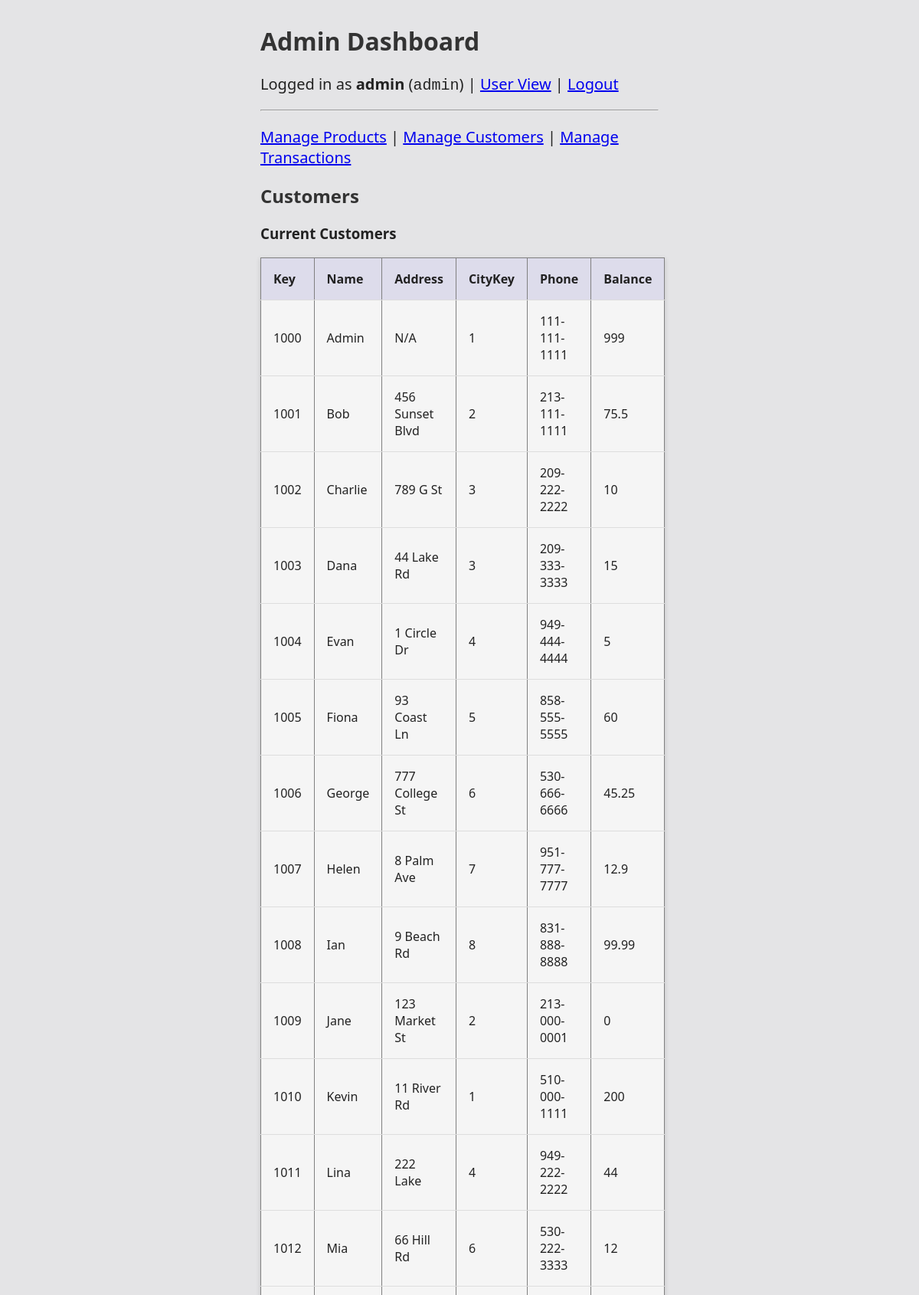
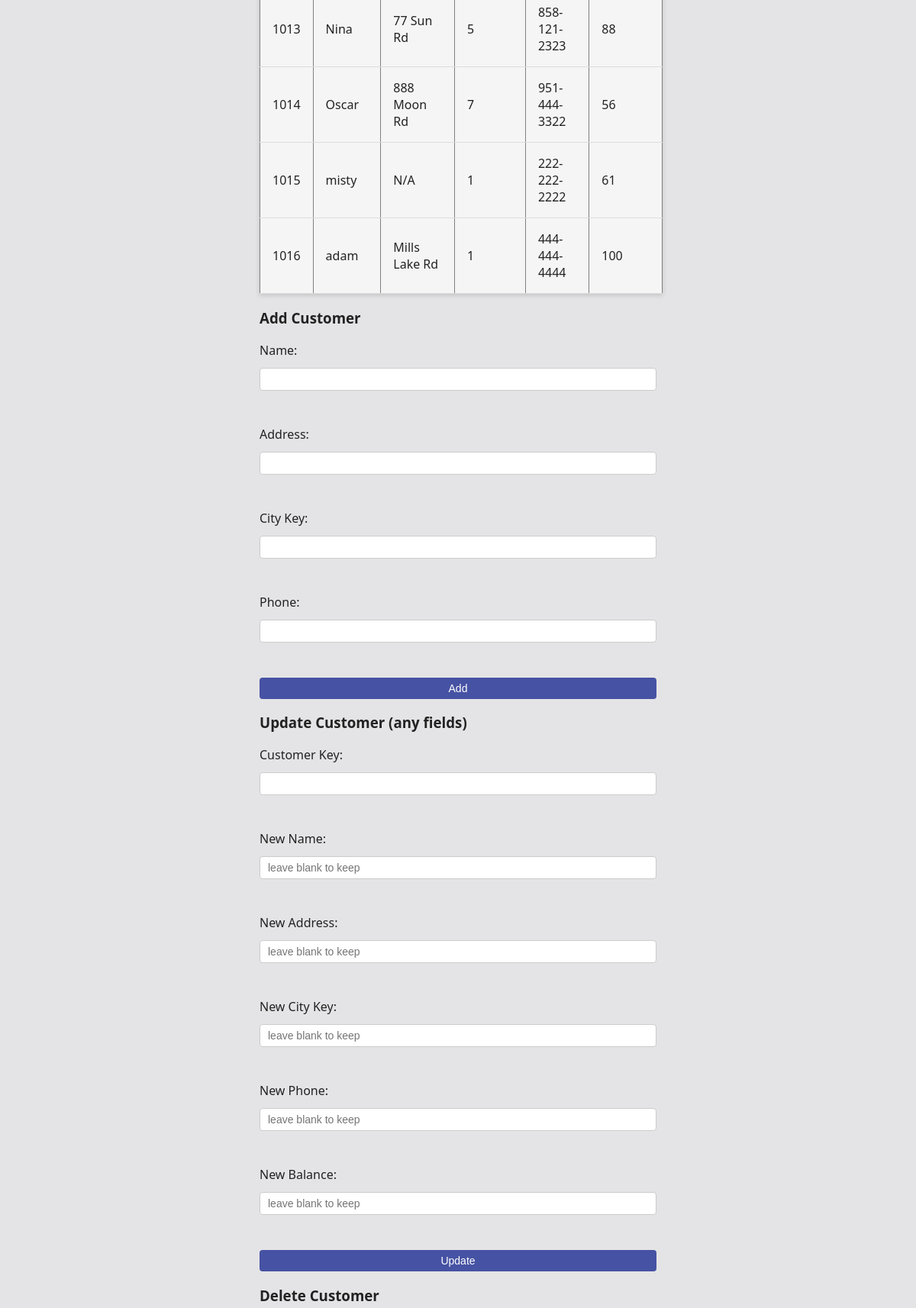
/admin/customers (signed in, upper part), run on the app's committed database (2 pictures, top to bottom).
### tables this page shows
CREATE TABLE customer (
  c_custKey decimal(4,0) NOT NULL,
  c_name char(25) NOT NULL,
  c_address varchar(40) NOT NULL,
  c_cityKey decimal(1,0) NOT NULL,
  c_phone char(15) NOT NULL,
  c_balance decimal(7,2) NOT NULL
);

### app.py (the view)
        def wrapped(*args, **kwargs):
            if "user_id" not in session:
                flash("Please log in first.", "error")
                return redirect(url_for("login"))
            if role is not None and session.get("role") != role:
                flash("You are not authorized to view this page.", "error")
                return redirect(url_for("home"))
            return fn(*args, **kwargs)

### app.py (called while the page is built, shortened)
def get_db_connection():
    conn = sqlite3.connect(DB_PATH)
    conn.row_factory = sqlite3.Row
    return conn

def login_required(role=None):
    def decorator(fn):
        def wrapped(*args, **kwargs):
            if "user_id" not in session:
                flash("Please log in first.", "error")
                return redirect(url_for("login"))
            if role is not None and session.get("role") != role:
                flash("You are not authorized to view this page.", "error")
                return redirect(url_for("home"))
            return fn(*args, **kwargs)
        wrapped.__name__ = fn.__name__
        return wrapped
    return decorator

@app.route("/admin/customers", methods=["GET", "POST"])
@login_required(role="admin")
def admin_customers():
    conn = get_db_connection()
    cur = conn.cursor()
    cur.execute("""
        SELECT c.c_custKey, c.c_name, c.c_address, c.c_cityKey, c.c_phone, c.c_balance
        FROM customer c
        ORDER BY c.c_custKey;
    """)
    customers = cur.fetchall()
    conn.close()
    return render_template("admin.html", section="customers", customers=customers)

### templates/admin.html (shortened to what this page needs)
{% extends "base.html" %}
{% block body %}
<div class="container">
  <h1>Admin Dashboard</h1>
  <p>
    Logged in as <strong>{{ session.username }}</strong>
    (<code>{{ session.role }}</code>)
    | <a href="{{ url_for('home') }}">User View</a>
    | <a href="{{ url_for('logout') }}">Logout</a>
  </p>
  <hr>
  <p>
    <a href="{{ url_for('admin_products') }}">Manage Products</a> |
    <a href="{{ url_for('admin_customers') }}">Manage Customers</a> |
    <a href="{{ url_for('admin_transactions') }}">Manage Transactions</a>
  </p>
{% if section == "products" %}
  <h2>Products</h2>
  <h3>Current Products</h3>
  <table border="1" cellpadding="4" cellspacing="0">
    <tr>
      <th>Key</th><th>Name</th><th>Category</th><th>Size</th><th>Price</th>
    </tr>
    {% for p in products %}
    <tr>
      <td>{{ p.p_productKey }}</td>
      <td>{{ p.p_name }}</td>
      <td>{{ p.p_category }}</td>
      <td>{{ p.p_size }}</td>
      <td>{{ p.p_price }}</td>
    </tr>
    {% endfor %}
  </table>
  <h3>Add Product</h3>
  <form method="POST" action="{{ url_for('admin_products') }}">
    <input type="hidden" name="action" value="add">
    <label>Name:</label><input name="name"><br>
    <label>Category:</label><input name="category" placeholder="APPAREL/MERCH/STAT/TECH"><br>
    <label>Size:</label><input name="size" placeholder="S/M/L"><br>
    <label>Price:</label><input type="number" step="0.01" name="price"><br>
    <button type="submit">Add</button>
  </form>
  <h3>Update Product (any fields)</h3>
  <form method="POST" action="{{ url_for('admin_products') }}">
    <input type="hidden" name="action" value="update">
    <label>Product Key:</label><input name="productKey"><br>
    <label>New Name:</label><input name="name" placeholder="leave blank to keep"><br>
    <label>New Category:</label><input name="category" placeholder="leave blank to keep"><br>
    <label>New Size:</label><input name="size" placeholder="leave blank to keep"><br>
    <label>New Price:</label><input type="number" step="0.01" name="price" placeholder="leave blank to keep"><br>
    <button type="submit">Update</button>
  </form>
  <h3>Delete Product</h3>
  <form method="POST" action="{{ url_for('admin_products') }}">
    <input type="hidden" name="action" value="delete">
    <label>Product Key:</label><input name="productKey"><br>
    <button type="submit">Delete</button>
  </form>
{% elif section == "customers" %}
  <h2>Customers</h2>
  <h3>Current Customers</h3>
  <table border="1" cellpadding="4" cellspacing="0">
    <tr>
      <th>Key</th><th>Name</th><th>Address</th><th>CityKey</th><th>Phone</th><th>Balance</th>
    </tr>
    {% for c in customers %}
    <tr>
      <td>{{ c.c_custKey }}</td>
      <td>{{ c.c_name }}</td>
      <td>{{ c.c_address }}</td>
      <td>{{ c.c_cityKey }}</td>
      <td>{{ c.c_phone }}</td>
      <td>{{ c.c_balance }}</td>
    </tr>
    {% endfor %}
  </table>
  <h3>Add Customer</h3>
  <form method="POST" action="{{ url_for('admin_customers') }}">
    <label>Name:</label><input name="name"><br>
    <label>Address:</label><input name="address"><br>
    <label>City Key:</label><input name="cityKey"><br>
    <label>Phone:</label><input name="phone"><br>
    <button type="submit">Add</button>
  </form>
  <h3>Update Customer (any fields)</h3>
  <form method="POST" action="{{ url_for('admin_customers') }}">
    <label>Customer Key:</label><input name="custKey"><br>
    <label>New Name:</label><input name="name" placeholder="leave blank to keep"><br>
    <label>New Address:</label><input name="address" placeholder="leave blank to keep"><br>
    <label>New City Key:</label><input name="cityKey" placeholder="leave blank to keep"><br>
    <label>New Phone:</label><input name="phone" placeholder="leave blank to keep"><br>
    <label>New Balance:</label><input type="number" step="0.01" name="balance" placeholder="leave blank to keep"><br>
    <button type="submit">Update</button>
  </form>
  <h3>Delete Customer</h3>
  {% else %}
    <p>Select a section above to manage Products, Customers, or Transactions.</p>
  {% endif %}
</div>
{% endblock %}

### static/styles.css (style rules this page uses)
body { font-family: system-ui, Arial, sans-serif; background-color: #f5f5f5; background-color: #e4e4e6; color: #222; margin: 0; padding: 0; }
.container { max-width: 60vw; min-height: 50vh; margin-top: 5rem; margin: 0 auto; }
h1, h2 { color: #333; }
p { font-size: 20px; }
input { padding: 6px 10px; border: 1px solid #ccc; border-radius: 4px; font-size: 14px; }
button { background-color: #4652a3; color: white; border: none; border-radius: 4px; padding: 6px 12px; cursor: pointer; font-size: 14px; }
table { width: 100%; border-collapse: collapse; margin-top: 12px; overflow: hidden; background-color: #f5f5f5; box-shadow: 0 2px 6px rgba(59, 59, 59, 0.2); }
th, td { text-align: left; padding: 8px; padding: 1rem; border-bottom: 1px solid #ddd; }
th { background-color: #f0f0f0; background-color: #dddceb; }

### templates/base.html (style rules this page uses)
body { font-family: system-ui, Arial, sans-serif; margin: 2rem; }
.container { max-width: 520px; margin: 0 auto; }
form { display:grid; gap:.75rem }

### data on the page
customer: username "admin", role "admin", c_custKey "1000", c_name "Admin", c_address "N/A", c_cityKey "1", c_phone "111-111-1111", c_balance "999"
customer: c_custKey "1001", c_name "Bob", c_address "456 Sunset Blvd", c_cityKey "2", c_phone "213-111-1111", c_balance "75.5"
customer: c_custKey "1002", c_name "Charlie", c_address "789 G St", c_cityKey "3", c_phone "209-222-2222", c_balance "10"
customer: c_custKey "1003", c_name "Dana", c_address "44 Lake Rd", c_cityKey "3", c_phone "209-333-3333", c_balance "15"
customer: c_custKey "1004", c_name "Evan", c_address "1 Circle Dr", c_cityKey "4", c_phone "949-444-4444", c_balance "5"
customer: c_custKey "1005", c_name "Fiona", c_address "93 Coast Ln", c_cityKey "5", c_phone "858-555-5555", c_balance "60"
customer: c_custKey "1006", c_name "George", c_address "777 College St", c_cityKey "6", c_phone "530-666-6666", c_balance "45.25"
customer: c_custKey "1007", c_name "Helen", c_address "8 Palm Ave", c_cityKey "7", c_phone "951-777-7777", c_balance "12.9"
customer: c_custKey "1008", c_name "Ian", c_address "9 Beach Rd", c_cityKey "8", c_phone "831-888-8888", c_balance "99.99"
customer: c_custKey "1009", c_name "Jane", c_address "123 Market St", c_cityKey "2", c_phone "213-000-0001", c_balance "0"
customer: c_custKey "1010", c_name "Kevin", c_address "11 River Rd", c_cityKey "1", c_phone "510-000-1111", c_balance "200"
customer: c_custKey "1011", c_name "Lina", c_address "222 Lake", c_cityKey "4", c_phone "949-222-2222", c_balance "44"
customer: c_custKey "1012", c_name "Mia", c_address "66 Hill Rd", c_cityKey "6", c_phone "530-222-3333", c_balance "12"
customer: c_custKey "1013", c_name "Nina", c_address "77 Sun Rd", c_cityKey "5", c_phone "858-121-2323", c_balance "88"
customer: c_custKey "1014", c_name "Oscar", c_address "888 Moon Rd", c_cityKey "7", c_phone "951-444-3322", c_balance "56"
customer: c_custKey "1015", c_name "misty", c_address "N/A", c_cityKey "1", c_phone "222-222-2222", c_balance "61"
customer: c_custKey "1016", c_name "adam", c_address "Mills Lake Rd", c_cityKey "1", c_phone "444-444-4444", c_balance "100"
